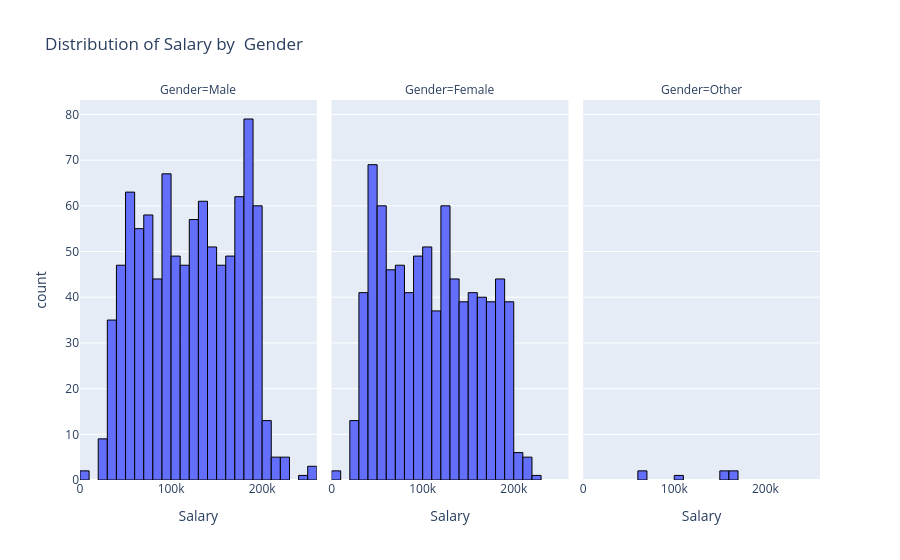

The notebook cell this image was saved under:
### Code cell
fig = px.histogram(df_salary_1, x='Salary', facet_col='Gender', title='Distribution of Salary by  Gender')
fig.update_traces(marker=dict(line=dict(color='black', width=1)))
fig.show()

### Figure 1 — Plotly figure (JSON) as saved in the notebook; plotly's stock layout.template omitted (floating-point values rounded to 4 significant figures; data arrays with more than 128 entries replaced by an {"elided": "..."} marker saying what was removed)
{"data": [{"bingroup": "x", "hovertemplate": "Gender=Male<br>Salary=%{x}<br>count=%{y}<extra></extra>", "legendgroup": "", "marker": {"color": "#636efa", "line": {"color": "black", "width": 1}, "pattern": {"shape": ""}}, "name": "", "orientation": "v", "showlegend": false, "type": "histogram", "x": {"elided": "969 float values"}, "xaxis": "x", "yaxis": "y"}, {"bingroup": "x", "hovertemplate": "Gender=Female<br>Salary=%{x}<br>count=%{y}<extra></extra>", "legendgroup": "", "marker": {"color": "#636efa", "line": {"color": "black", "width": 1}, "pattern": {"shape": ""}}, "name": "", "orientation": "v", "showlegend": false, "type": "histogram", "x": {"elided": "814 float values"}, "xaxis": "x2", "yaxis": "y2"}, {"bingroup": "x", "hovertemplate": "Gender=Other<br>Salary=%{x}<br>count=%{y}<extra></extra>", "legendgroup": "", "marker": {"color": "#636efa", "line": {"color": "black", "width": 1}, "pattern": {"shape": ""}}, "name": "", "orientation": "v", "showlegend": false, "type": "histogram", "x": [166100.0, 69030.0, 161400.0, 104100.0, 62850.0, 158300.0, 159000.0], "xaxis": "x3", "yaxis": "y3"}], "layout": {"annotations": [{"font": {}, "showarrow": false, "text": "Gender=Male", "x": 0.16, "xanchor": "center", "xref": "paper", "y": 1, "yanchor": "bottom", "yref": "paper"}, {"font": {}, "showarrow": false, "text": "Gender=Female", "x": 0.5, "xanchor": "center", "xref": "paper", "y": 1, "yanchor": "bottom", "yref": "paper"}, {"font": {}, "showarrow": false, "text": "Gender=Other", "x": 0.84, "xanchor": "center", "xref": "paper", "y": 1, "yanchor": "bottom", "yref": "paper"}], "barmode": "relative", "legend": {"tracegroupgap": 0}, "title": {"text": "Distribution of Salary by  Gender"}, "xaxis": {"anchor": "y", "domain": [0, 0.32], "title": {"text": "Salary"}}, "xaxis2": {"anchor": "y2", "domain": [0.34, 0.66], "matches": "x", "title": {"text": "Salary"}}, "xaxis3": {"anchor": "y3", "domain": [0.68, 1.0], "matches": "x", "title": {"text": "Salary"}}, "yaxis": {"anchor": "x", "domain": [0, 1], "title": {"text": "count"}}, "yaxis2": {"anchor": "x2", "domain": [0, 1], "matches": "y", "showticklabels": false}, "yaxis3": {"anchor": "x3", "domain": [0, 1], "matches": "y", "showticklabels": false}}}
